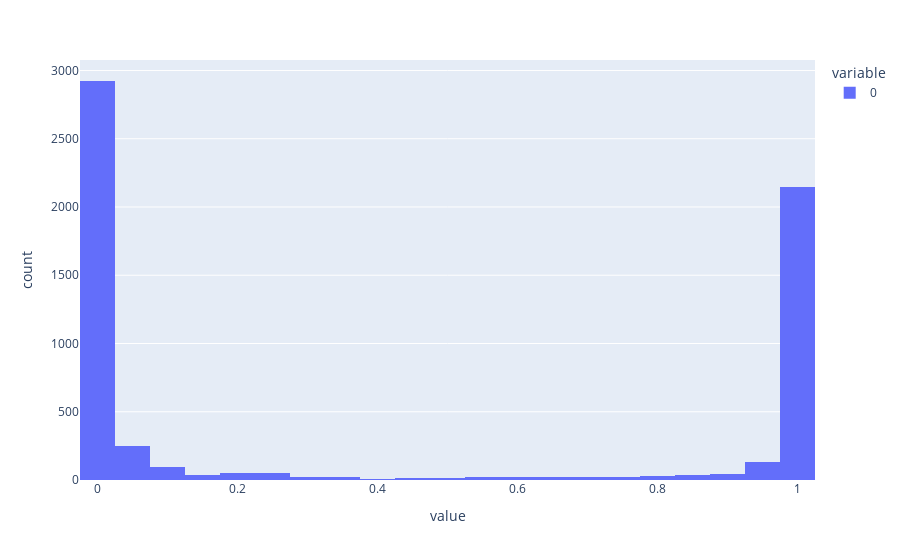

Source (notebook cell):
### Code cell
df = data_prob
## Scatter / Bubbles

fig = px.histogram(data_frame = df,
)
fig.show()

### Figure 1 — Plotly figure (JSON) as saved in the notebook; plotly's stock layout.template omitted (floating-point values rounded to 4 significant figures; data arrays with more than 128 entries replaced by an {"elided": "..."} marker saying what was removed)
{"data": [{"alignmentgroup": "True", "bingroup": "x", "hovertemplate": "variable=0<br>value=%{x}<br>count=%{y}<extra></extra>", "legendgroup": "0", "marker": {"color": "#636efa", "pattern": {"shape": ""}}, "name": "0", "offsetgroup": "0", "orientation": "v", "showlegend": true, "type": "histogram", "x": {"elided": "6000 float values"}, "xaxis": "x", "yaxis": "y"}], "layout": {"barmode": "relative", "legend": {"title": {"text": "variable"}, "tracegroupgap": 0}, "margin": {"t": 60}, "xaxis": {"anchor": "y", "domain": [0, 1], "title": {"text": "value"}}, "yaxis": {"anchor": "x", "domain": [0, 1], "title": {"text": "count"}}}}
